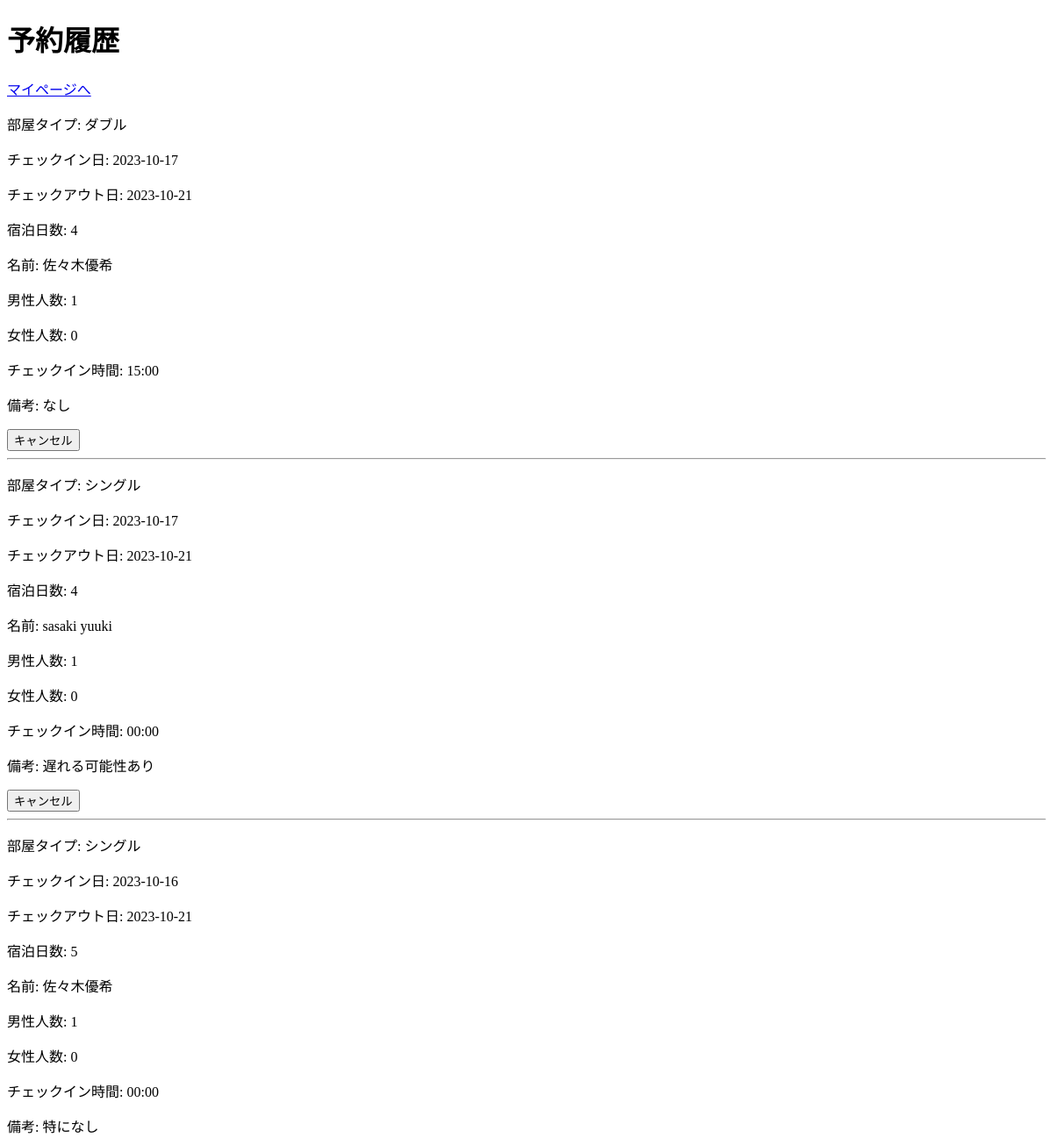
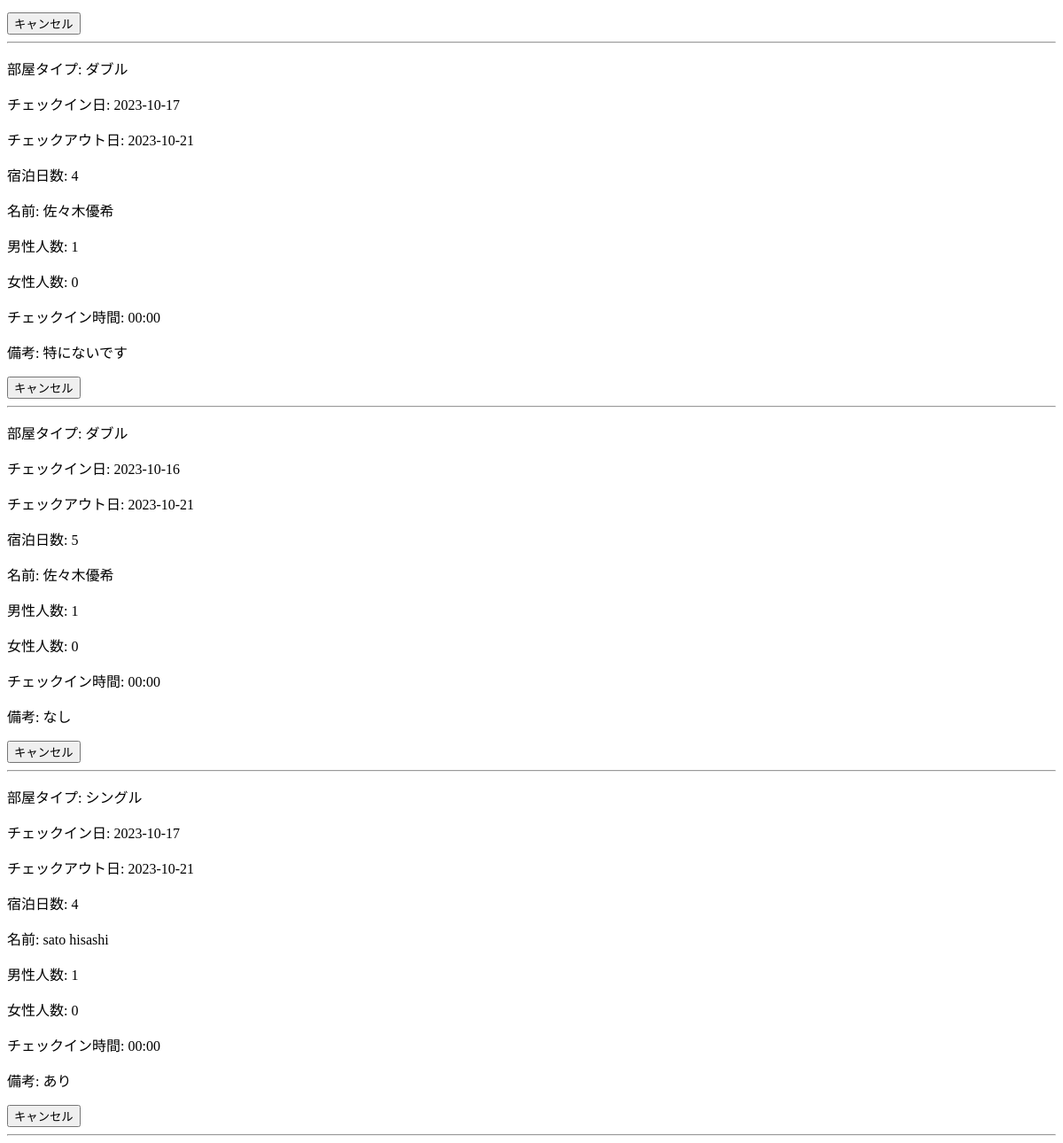
The app's page /reservation_history (signed in), older data (2 pictures, top to bottom).
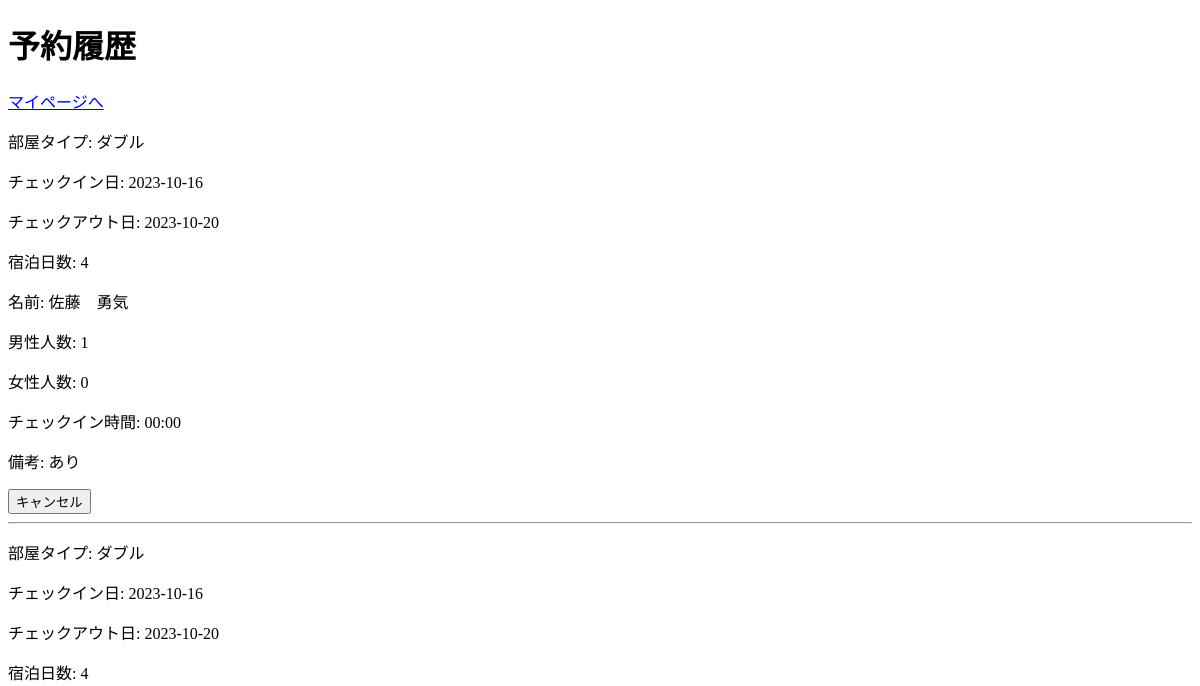
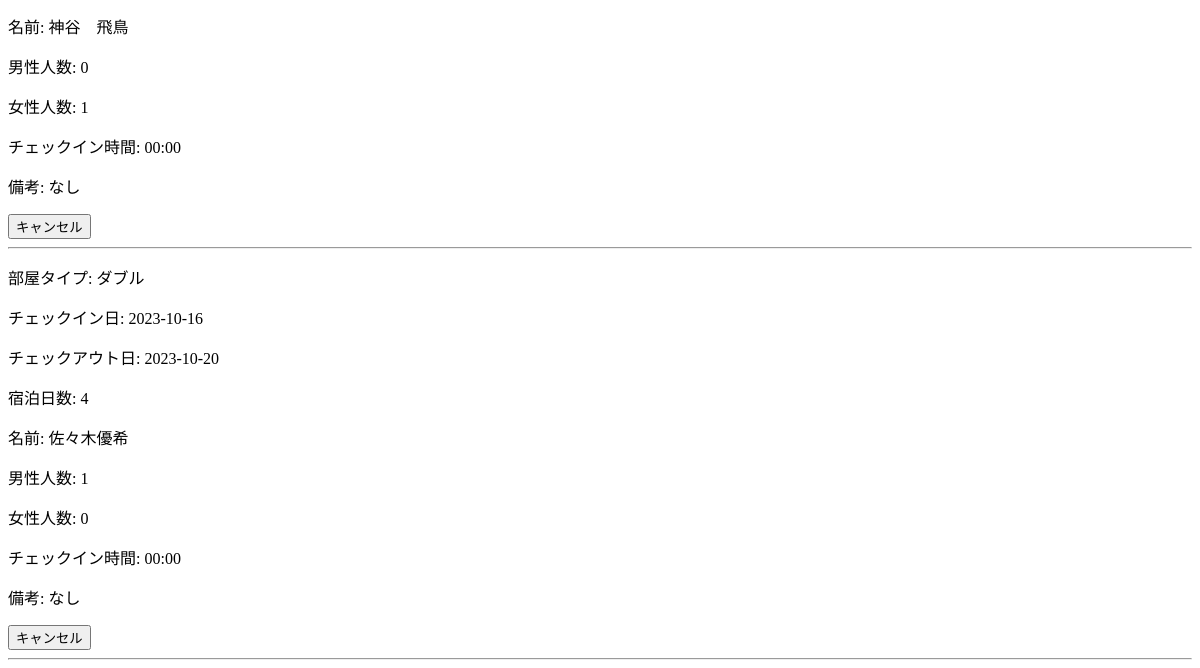
The same page, newer data (2 pictures, top to bottom).
### config.py (models this page shows)
class Reservation(Model):
    class Meta:
        database = db
    id = AutoField()
    user = ForeignKeyField(User, backref='reservations')
    guest_name = CharField()
    address = TextField()
    email = CharField()
    male_guests = IntegerField()
    female_guests = IntegerField()
    phone_number = CharField()
    room_type = CharField(default='Double Room')
    check_in_date = DateField()
    check_out_date = DateField()
    number_of_stays = IntegerField()
    check_in_time = CharField(null=True)
    remarks = TextField()
    pub_date = DateTimeField()

### app.py (the view)
@app.route("/reservation_history", methods=["GET", "POST"])
@login_required
def reservation_history():
    user_id = current_user.id
    reservations = Reservation.select().where(Reservation.user_id == user_id)
    return render_template("reservation_history.html", reservations=reservations)

### app.py (called while the page is built)
@login_manager.user_loader
def load_user(user_id):
    return User.get(id=int(user_id))

### templates/reservation_history.html (shortened to what this page needs)
<!DOCTYPE html>
<html lang="ja">
<head>
</head>
<body>
    <h1 class="section-title">予約履歴</h1>
    <div class="section-content">
        <div>
            <a href="/mypage">マイページへ</a>
        </div>
        {% for res in reservations %}
        <div>
            <p>部屋タイプ: {{ res.room_type }}</p>
            <p>チェックイン日: {{ res.check_in_date }}</p>
            <p>チェックアウト日: {{ res.check_out_date }}</p>
            <p>宿泊日数: {{ res.number_of_stays }}</p>
            <p>名前: {{ res.guest_name }}</p>
            <p>男性人数: {{ res.male_guests }}</p>
            <p>女性人数: {{ res.female_guests }}</p>
            <p>チェックイン時間: {{ res.check_in_time }}</p>
            <p>備考: {{ res.remarks }}</p>
            <form action="/cancel_reservation/{{ res.id }}" method="post">
                <input type="submit" value="キャンセル">
            </form>
        </div>
        <hr>
        {% endfor %}
    </div>
</body>
</html>

Row changes from the older to the newer data that the page shows:
removed Reservation: room_type "ダブル", check_in_date "2023-10-17", check_out_date "2023-10-21", number_of_stays "4", guest_name "佐々木優希", male_guests "1", female_guests "0", check_in_time "00:00", remarks "特にないです"
removed Reservation: room_type "ダブル", check_in_date "2023-10-16", check_out_date "2023-10-21", number_of_stays "5", guest_name "佐々木優希", male_guests "1", female_guests "0", check_in_time "00:00", remarks "なし"
removed Reservation: room_type "シングル", check_in_date "2023-10-17", check_out_date "2023-10-21", number_of_stays "4", guest_name "sato hisashi", male_guests "1", female_guests "0", check_in_time "00:00", remarks "あり"
changed Reservation (number 1 of 3 on the later page): check_in_date "2023-10-17" → "2023-10-16"; check_out_date "2023-10-21" → "2023-10-20"; guest_name "佐々木優希" → "佐藤 勇気"; check_in_time "15:00" → "00:00"; remarks "なし" → "あり"
changed Reservation (number 2 of 3 on the later page): room_type "シングル" → "ダブル"; check_in_date "2023-10-17" → "2023-10-16"; check_out_date "2023-10-21" → "2023-10-20"; guest_name "sasaki yuuki" → "神谷 飛鳥"; male_guests "1" → "0"; female_guests "0" → "1"; remarks "遅れる可能性あり" → "なし"
changed Reservation "佐々木優希": room_type "シングル" → "ダブル"; check_out_date "2023-10-21" → "2023-10-20"; number_of_stays "5" → "4"; remarks "特になし" → "なし"
